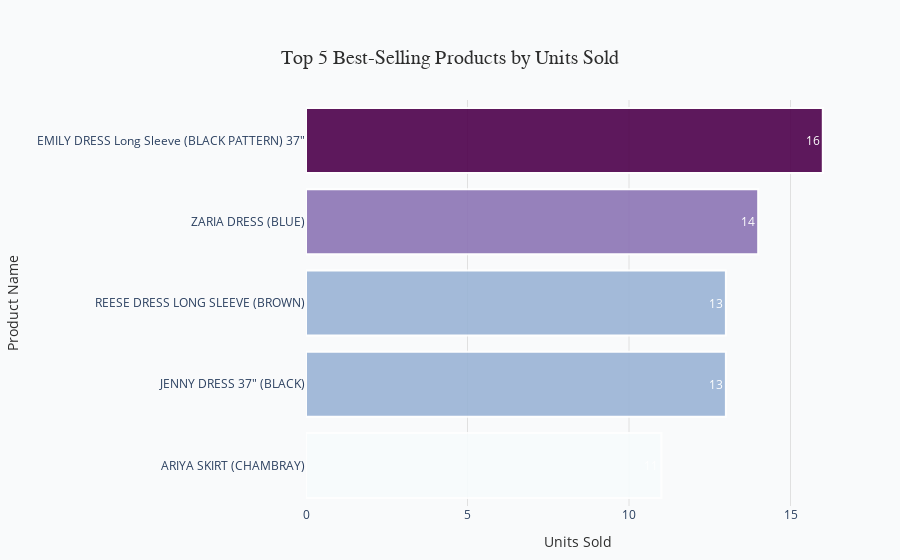

The cell this chart's notebook holds for it:
### Markdown cell above
#### 🏆 **Top 5 Best-Selling Products**

Let’s find out which products are flying off the shelves! (Based on our made-up sales data.)

How We Did It:
- Grouped products by name to count how many were sold.
- Picked the top 5 sellers.
- Showed them in a bar chart for a quick look.

Why It’s Useful:

These top sellers are the stars of the shop! Yakira Bella can use this to decide which items to restock, promote, or even create more of.

### Code cell
import pandas as pd
import plotly.graph_objects as go

# Load the Sales Analysis sheet
df = pd.read_excel('/Users/er/Desktop/Yakira Bella Test/project/Presentation/Final_Analyst_Project_Complete.xlsx', sheet_name='Sales Analysis')

# Group by Product Name to get total Units Sold and other details
product_sales = df.groupby('Product Name').agg({
    'Units Sold': 'sum',
    'Category': 'first',  # Take first Category for context
    'Sub-Category': 'first',  # Take first Sub-Category
    'Unit Price': 'mean'  # Average Unit Price
}).reset_index()

# Sort by Units Sold and get top 5
top_5_products = product_sales.sort_values(by='Units Sold', ascending=False).head(5)

# Print the top 5 best sellers
print("Top 5 Best-Selling Products:")
print(top_5_products[['Product Name', 'Category', 'Sub-Category', 'Units Sold', 'Unit Price']].to_string(index=False))

# Create a horizontal bar chart
fig = go.Figure()

# Add bars
fig.add_trace(go.Bar(
    x=top_5_products['Units Sold'],
    y=top_5_products['Product Name'],
    orientation='h',  # Horizontal bars
    marker=dict(
        color=top_5_products['Units Sold'],
        colorscale='bupu',  # Vibrant gradient (black to red-orange)
        showscale=False,
        line=dict(width=2, color='#FFFFFF')
    ),
    text=[f'{int(units)}' for units in top_5_products['Units Sold']],
    textposition='auto',
    textfont=dict(size=12, color='#FFFFFF')
))

# Customize layout
fig.update_layout(
    title=dict(
        text='Top 5 Best-Selling Products by Units Sold',
        font=dict(size=20, color='#2D2D2D', family='Arial, bold'),
        x=0.5,
        xanchor='center',
        yanchor='top',
        pad=dict(t=20)
    ),
    xaxis=dict(
        title='Units Sold',
        titlefont=dict(size=14, color='#2D2D2D'),
        tickfont=dict(size=12),
        gridcolor='#E0E0E0',
        zeroline=False
    ),
    yaxis=dict(
        title='Product Name',
        titlefont=dict(size=14, color='#2D2D2D'),
        tickfont=dict(size=12),
        autorange='reversed',  # Highest seller at top
        showgrid=False
    ),
    plot_bgcolor='#F9FAFB',  # Soft off-white background
    paper_bgcolor='#F9FAFB',
    margin=dict(l=150, r=50, t=100, b=50),  # Extra left margin for long product names
    showlegend=False,
    hovermode='y'
)

# Add subtle shadow effect
fig.update_traces(
    opacity=0.9,
    selector=dict(type='bar')
)

# Show the plot
fig.show()

### Figure 1 — Plotly figure (JSON) as saved in the notebook; plotly's stock layout.template omitted (floating-point values rounded to 4 significant figures)
{"data": [{"marker": {"color": [16, 14, 13, 13, 11], "colorscale": [[0, "rgb(247,252,253)"], [0.125, "rgb(224,236,244)"], [0.25, "rgb(191,211,230)"], [0.375, "rgb(158,188,218)"], [0.5, "rgb(140,150,198)"], [0.625, "rgb(140,107,177)"], [0.75, "rgb(136,65,157)"], [0.875, "rgb(129,15,124)"], [1, "rgb(77,0,75)"]], "line": {"color": "#FFFFFF", "width": 2}, "showscale": false}, "opacity": 0.9, "orientation": "h", "text": ["16", "14", "13", "13", "11"], "textfont": {"color": "#FFFFFF", "size": 12}, "textposition": "auto", "type": "bar", "x": [16, 14, 13, 13, 11], "y": ["EMILY DRESS Long Sleeve (BLACK PATTERN) 37\"", "ZARIA DRESS (BLUE)", "REESE DRESS LONG SLEEVE (BROWN)", "JENNY DRESS 37\" (BLACK)", "ARIYA SKIRT (CHAMBRAY)"]}], "layout": {"hovermode": "y", "margin": {"b": 50, "l": 150, "r": 50, "t": 100}, "paper_bgcolor": "#F9FAFB", "plot_bgcolor": "#F9FAFB", "showlegend": false, "title": {"font": {"color": "#2D2D2D", "family": "Arial, bold", "size": 20}, "pad": {"t": 20}, "text": "Top 5 Best-Selling Products by Units Sold", "x": 0.5, "xanchor": "center", "yanchor": "top"}, "xaxis": {"gridcolor": "#E0E0E0", "tickfont": {"size": 12}, "title": {"font": {"color": "#2D2D2D", "size": 14}, "text": "Units Sold"}, "zeroline": false}, "yaxis": {"autorange": "reversed", "showgrid": false, "tickfont": {"size": 12}, "title": {"font": {"color": "#2D2D2D", "size": 14}, "text": "Product Name"}}}}
